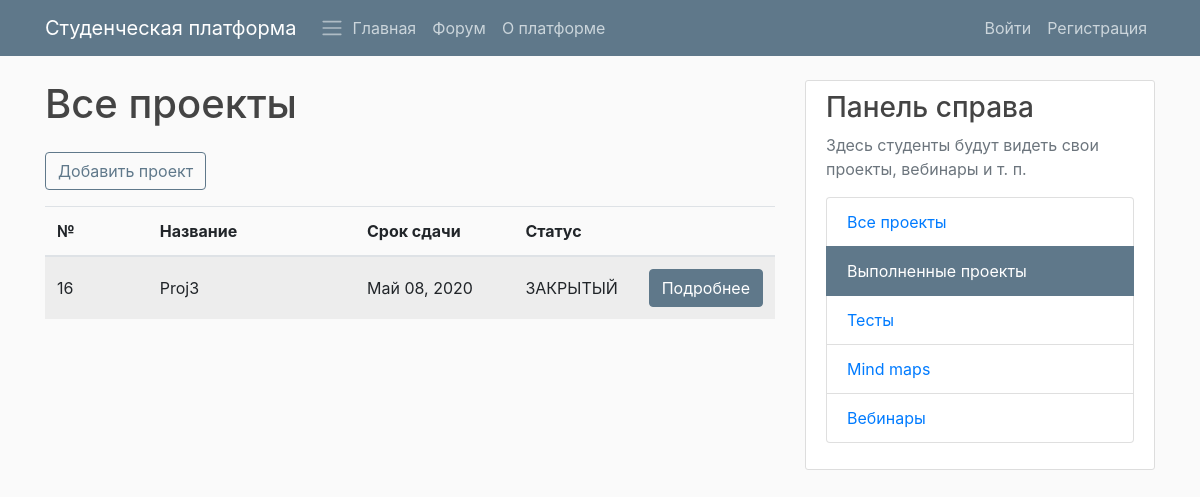
/platform/projects/done/, run on an earlier commit of the app's database.
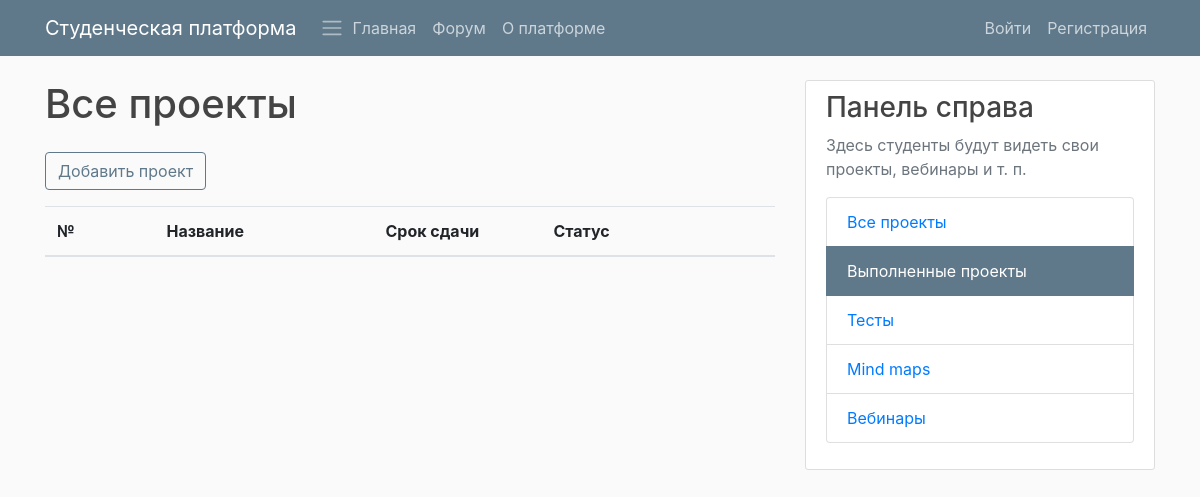
And on a later commit of the database.
### PlatformApp/models.py (models this page shows, shortened)
class StudyProject(models.Model):
    STATUS_READY = 'ЗАКРЫТЫЙ'
    STATUS_NOT_READY = 'ОТКРЫТЫЙ'
    STATUS_CHOISES = (
        (STATUS_READY, 'Закрытый'),
        (STATUS_NOT_READY, 'Открытый'),
    )
    title = models.CharField(max_length=100)
    description = models.TextField()
    customer = models.CharField(max_length=100, default="empty")
    executor = models.CharField(max_length=100, default="empty")
    date_created = models.DateTimeField(default=timezone.now, verbose_name="Created on")
    date_deadline = models.DateTimeField(default=timezone.now, verbose_name="Deadline on")
    author = models.ForeignKey(User, on_delete=models.DO_NOTHING)
    status = models.CharField(max_length=100, choices=STATUS_CHOISES, default=STATUS_NOT_READY)

### PlatformApp/views.py (the view)
# urls.py: path("projects/done/", platfrom_views.DoneStudyProjectListView.as_view(),
class DoneStudyProjectListView(ListView):
    model = StudyProject
    template_name = 'PlatformApp/done_studyproject_list.html'
    def get_queryset(self):
        queryset = StudyProject.objects.filter(
            status=StudyProject.STATUS_READY)
        return queryset
    def get_context_data(self, **kwargs):
        context = super().get_context_data(**kwargs)
        return context

### PlatformApp/templates/PlatformApp/done_studyproject_list.html
{% extends "PlatformApp/base.html" %}
{% block content %}
<h1>Все проекты</h1>
<div class="table-responsive pt-3">
    <div class="form-group">
        <form>
            <button class="btn btn-outline-info" formaction="{% url 'project-new' %}">Добавить проект</button>
        </form>
    </div>
    <table class="table table-hover table-striped">
        <colgroup>
            <col span="1" style="width: 15%;">
            <col span="1" style="width: 30%;">
            <col span="1" style="width: 23%;">
            <col span="1" style="width: 17%;">
            <col span="1" style="width: 15%;">
        </colgroup>
        <thead class="">
            <tr>
                <th scope="col" class="align-middle">№</th>
                <th scope="col" class="align-middle">Название</th>
                <th scope="col" class="align-middle">Срок сдачи</th>
                <th scope="col" class="align-middle">Статус</th>
                <th scope="col" class="align-middle"></th>
            </tr>
        </thead>
        <tbody class="">
            {% for object in object_list %}
            <tr>
                <td scope="row" class="align-middle">{{ object.id }}</td>
                <td class="align-middle">{{ object.title }}</td>
                <td class="align-middle">{{ object.date_deadline|date:"F d, Y" }}</td>
                <td class="align-middle">{{ object.status }}</td>
                <td class="align-middle">
                    <a class="btn btn-info" href="{% url 'project-detail' pk=object.pk %}">Подробнее</a>
                </td>
            </tr>
            {% endfor %}
        </tbody>
    </table>
</div>
{% endblock content %}
{% block right_panel %}
<div class="list-group">
    <a class="list-group-item" href="{% url 'project-all' %}">
        Все проекты
    </a>
    <a class="list-group-item active" href="{% url 'project-done' %}">
        Выполненные проекты
    </a>
    <a class="list-group-item" href="{% url 'quiz_index' %}">
        Тесты
    </a>
    <a class="list-group-item" href="#">
        Mind maps
    </a>
    <a class="list-group-item" href="#">
        Вебинары
    </a>
</div>
{% endblock right_panel %}

What changed in the data, as far as the page shows it:
removed StudyProject: id "16", title "Proj3", date_deadline "Май 08, 2020", status "ЗАКРЫТЫЙ"
